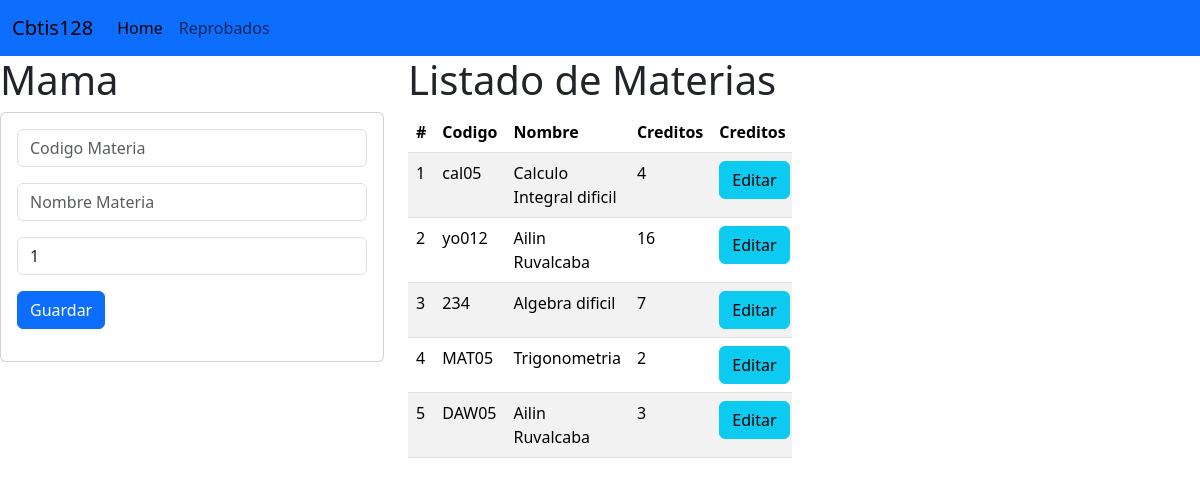
The page / on the database its author committed.
### materia_app/models.py (models this page shows, shortened)
class materia (models.Model):
    codigo=models.CharField(primary_key=True,max_length=6)
    nombre=models.CharField(max_length=100)
    creditos=models.PositiveSmallIntegerField()

### materia_app/views.py (the view)
# urls.py: path("",views.inicio_vista,name="inicio_vista"),
def inicio_vista(request):
    lasmaterias=materia.objects.all()
    return render (request,"gestionarmnateria.html", {"mismaterias":lasmaterias})

### materia_app/templates/gestionarmnateria.html (shortened to what this page needs)
{% extends "base.html" %}
{% block cuerpo %}
<div class="row">
    <div class="col-sm-12 col-md-4 col-lg-4 col-xl-4">
        <h1> Mama </h1>
        <div class="card">
            <div class="card-body">
                <form action="/registrarMateria/" method="POST"> {% csrf_token %}
                    <div class="form-group">
                        <input type="text" id="txtcodigo" name="txtcodigo" class="form-control"
                        placeholder="Codigo Materia" minLenght="6" maxLenght="6" reqired>
                    </div>
                    <div class="form-group py-3">
                        <input type="text" id="txtnombre" name="txtnombre" class="form-control"
                        placeholder="Nombre Materia"  maxLenght="100" reqired>
                    </div>
                    <div class="form-group ">
                        <input type="text" id="numcreditos" name="numcreditos" class="form-control"
                        value="1"  min="1" max="20" reqired>
                    </div>
                    <div class="form-group py-3">
                        <button type="submit" class="btn btn-primary">Guardar</button>
                    </div>
                </form>
            </div>
        </div>
    </div>
    <div class="col-sm-12 col-md-4 col-lg-4 col-xl-4">
        <h1> Listado de Materias </h1>
        <div class="table-responsive">
            <table class="table table-striped">
                <thead>
                <tr>
                <th scope="col">#</th>
                <th scope="col">Codigo</th>
                <th scope="col">Nombre</th>
                <th scope="col">Creditos</th>
                <th colspan="2">Creditos</th>
                </tr>
            </thead>
            <tbody>
                {% for m in mismaterias  %}
                <tr>
                    <td>{{forloop.counter}}</td>
                    <td>{{m.codigo}}</td>
                    <td>{{m.nombre}}</td>
                    <td>{{m.creditos}}</td>
                    <td> <a href="seleccionarMateria/{{m.codigo}}" class="btn btn-info">Editar</a> </td>
                </tr>
                {% endfor %}
            </tbody>
            </table>
        </div>
    </div>
</div>
{% endblock %}

### materia_app/templates/base.html (shortened to what this page needs)
<!doctype html>
<html lang="en">
<head>
<link href="https://cdn.jsdelivr.net/npm/bootstrap@5.3.3/dist/css/bootstrap.min.css" rel="stylesheet">
</head>
<body>
<nav class="navbar navbar-expand-lg bg-primary">
    <div class="container-fluid">
        <a class="navbar-brand" href="#">Cbtis128</a>
        <div class="collapse navbar-collapse" id="navbarNav">
        <ul class="navbar-nav">
            <li class="nav-item">
            <a class="nav-link active" aria-current="page" href="#">Home</a>
            </li>
            <li class="nav-item">
            <a class="nav-link" href="#">Reprobados</a>
            </li>
        </ul>
        </div>
    </div>
    </nav>
{% block cuerpo %}
{% endblock %}
</body>
</html>

### rows shown on the page
materia: codigo "cal05", nombre "Calculo Integral dificil", creditos "4"
materia: codigo "yo012", nombre "Ailin Ruvalcaba", creditos "16"
materia: codigo "234", nombre "Algebra dificil", creditos "7"
materia: codigo "MAT05", nombre "Trigonometria", creditos "2"
materia: codigo "DAW05", nombre "Ailin Ruvalcaba", creditos "3"
